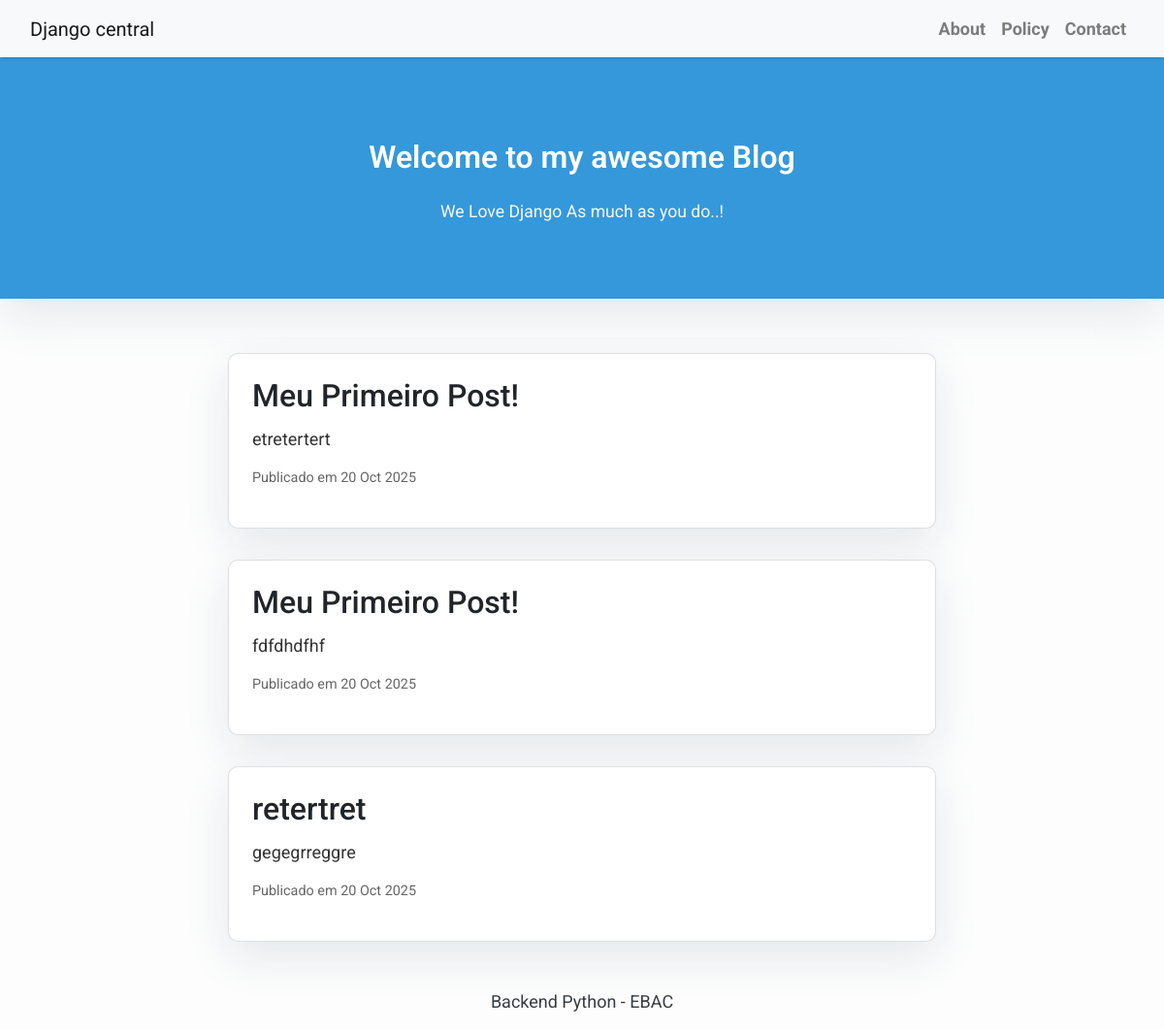
Before: / with the older database file.
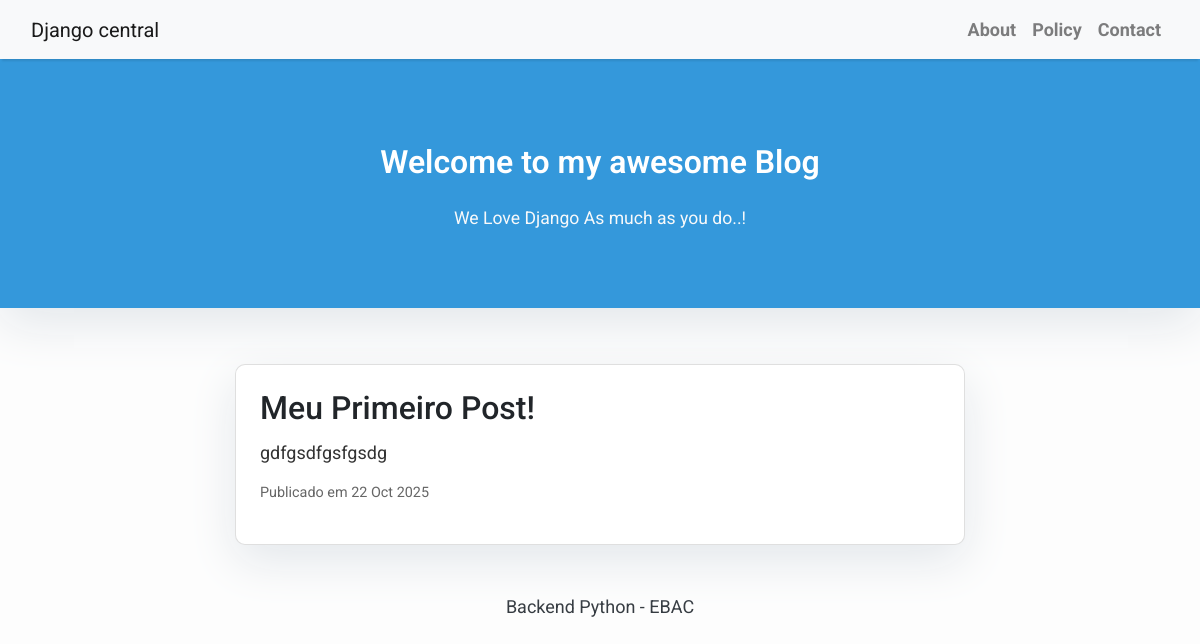
After: the same page with the newer database file.
### blog/models.py (models this page shows, shortened)
class Post(models.Model):
    STATUS_CHOICES = (
        ('draft', 'Rascunho'),
        ('published', 'Publicado'),
    )
    titulo = models.CharField(max_length=200)
    conteudo = models.TextField()
    status = models.CharField(max_length=10, choices=STATUS_CHOICES, default='draft')
    slug = models.SlugField(max_length=200, unique=True, blank=True)
    criado_em = models.DateTimeField(auto_now_add=True)
    atualizado_em = models.DateTimeField(auto_now=True)
    autor = models.ForeignKey(User, on_delete=models.CASCADE, related_name='posts')
    objects = models.Manager()
    publicados = PublicadosManager()
    class Meta:
        ordering = ['-criado_em']

### blog/views.py (the view)
# urls.py: path('', views.index, name='home'),
def index(request):
    posts = Post.publicados.all().order_by('-criado_em')
    context = {'posts': posts}
    return render(request, 'blog/index.html', context)

### blog/models.py (called while the page is built)
    def get_queryset(self):
        return super().get_queryset().filter(status='published')

### blog/templates/blog/index.html (shortened to what this page needs)
{% extends "base.html" %}
{% block content %}
<header class="masthead">
    <div class="container">
        <div class="row">
            <div class="col-md-10 mx-auto">
                <div class="site-heading">
                    <h3 class="site-heading my-4 mt-3 text-white">
                        Welcome to my awesome Blog
                    </h3>
                    <p class="text-light">
                        We Love Django As much as you do..!
                    </p>
                </div>
            </div>
        </div>
    </div>
</header>
<div class="container">
    <div class="row justify-content-center">
        <div class="col-md-8 mt-3 left">
            {% for post in posts %}
                <div class="card p-4">
                    <h2 class="card-title">{{ post.titulo }}</h2>
                    <p class="post-content">{{ post.conteudo|truncatewords:30 }}</p>
                    <p class="post-date">
                        Publicado em {{ post.criado_em|date:"d M Y" }}
                    </p>
                </div>
            {% empty %}
                <div class="alert alert-warning text-center mt-5">
                    Nenhuma postagem publicada no momento.
                </div>
            {% endfor %}
        </div>
    </div>
</div>
{% endblock %}

Changed rows visible on the page:
removed Post: titulo "Meu Primeiro Post!", conteudo "etretertert", criado_em "20 Oct 2025"
removed Post: titulo "Meu Primeiro Post!", conteudo "fdfdhdfhf", criado_em "20 Oct 2025"
removed Post: titulo "retertret", conteudo "gegegrreggre", criado_em "20 Oct 2025"
added Post: titulo "Meu Primeiro Post!", conteudo "gdfgsdfgsfgsdg", criado_em "22 Oct 2025"
